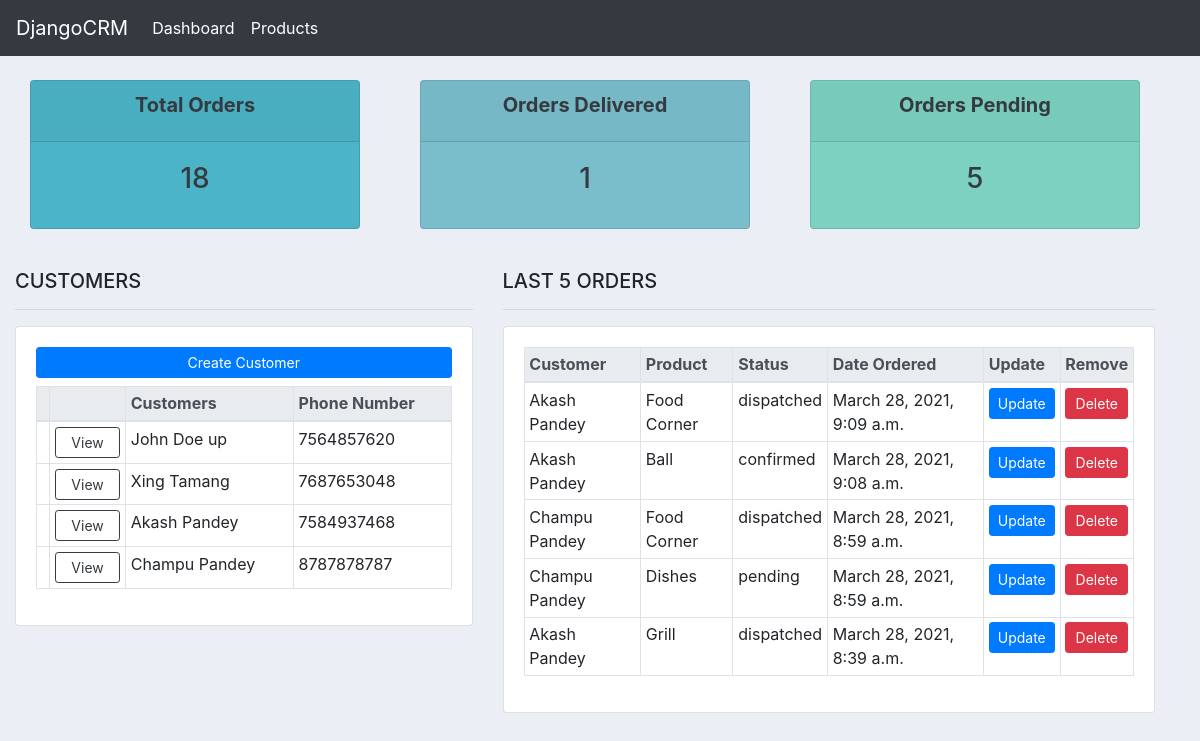
Before: / with the older database file.
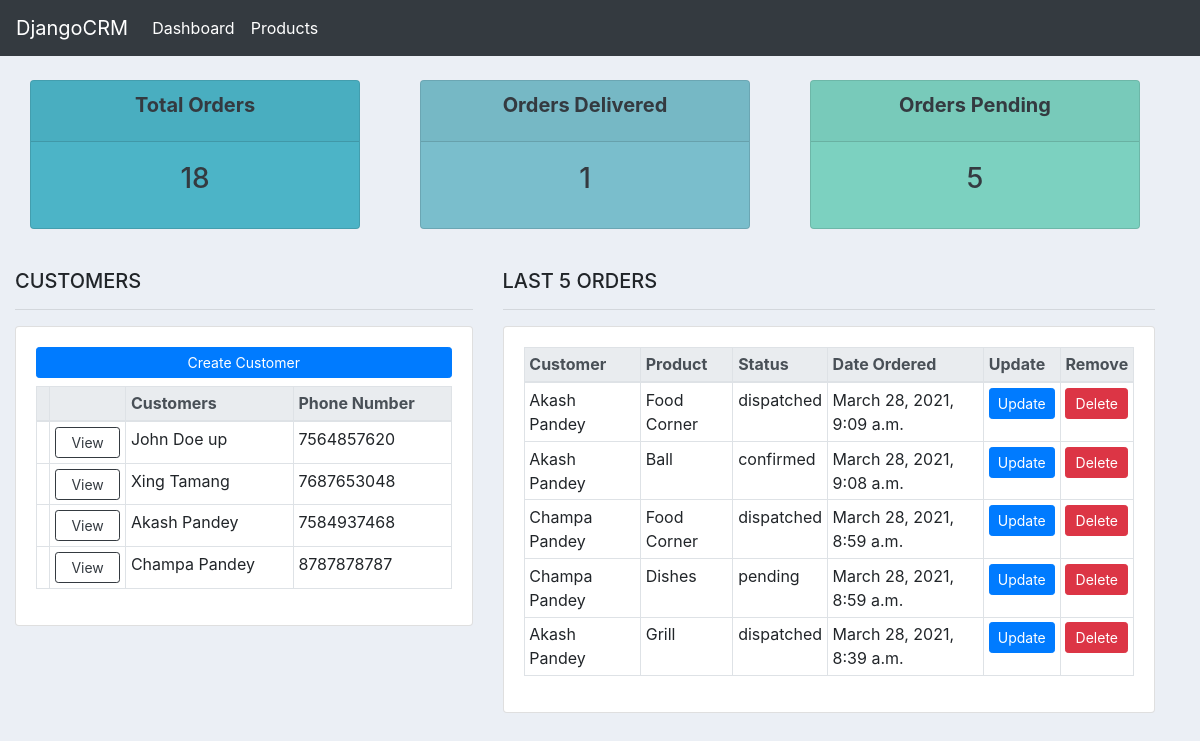
After: the same page with the newer database file.
### accounts/models.py (models this page shows, shortened)
class Customer(models.Model):
    name = models.CharField(max_length=250, null=True)
    phone = models.CharField(max_length=250, null=True)
    email = models.CharField(max_length=250, null=True)
    create_date = models.DateTimeField(auto_now=True)
    write_date = models.DateTimeField(auto_now_add=True)
    def __str__(self):
        return self.name

class Order(models.Model):
    STATUS = (
        ('pending', 'Pending'),
        ('confirmed', 'Confirmed'),
        ('dispatched', 'Dispatched'),
        ('delivered', 'Delivered'),
    )
    customer = models.ForeignKey("accounts.Customer", on_delete=models.SET_NULL, null=True)
    product = models.ForeignKey("accounts.Product", on_delete=models.SET_NULL, null=True)
    create_date = models.DateTimeField(auto_now=True)
    write_date = models.DateTimeField(auto_now_add=True)
    status = models.CharField(choices=STATUS, max_length=250, null=True)

class Product(models.Model):
    CATEGORY = (
        ('indoor', 'Indoor'),
        ('outdoor', 'Outdoor'),
    )
    STATUS = (
        ('active', 'Active'),
        ('inactive', 'Inactive'),
    )
    name = models.CharField(max_length=250, null=True)
    price = models.FloatField(null=True)
    category = models.CharField(max_length=250, null=True, choices=CATEGORY)
    description = models.CharField(max_length=250, null=True, blank=True)
    tags = models.ManyToManyField("accounts.Tag")
    status = models.CharField(choices=STATUS, max_length=250, default='active')
    create_date = models.DateTimeField(auto_now=True)
    write_date = models.DateTimeField(auto_now_add=True)
    def __str__(self):
        return self.name

### accounts/views.py (the view)
# urls.py: path('', home_view, name='home'),
def home_view(request):
    total_orders = Order.objects.all().count()
    total_customers = Customer.objects.all().count()
    pending_orders = Order.objects.filter(status='pending').count()
    delivered_orders = Order.objects.filter(status='delivered').count()
    customer_objs = Customer.objects.all()
    order_objs = Order.objects.all().exclude(customer__isnull=True).order_by('-id')[0:5]
    context = {'customer_objs': customer_objs, 'order_objs': order_objs,
    'total_orders': total_orders, 'delivered_orders': delivered_orders, 'pending_orders': pending_orders,}
    return render(request, 'accounts/home.html', context=context)

### accounts/templates/accounts/home.html (shortened to what this page needs)
{% extends 'accounts/main.html' %}
{% block content %}
{% include 'accounts/status.html' %}
<br>
<div class="row container-fluid">
    <div class="col-md-5">
        <h5>CUSTOMERS</h5>
        <hr>
        <div class="card card-body">
            <a href="{% url 'create-customer' %}" class="mb-2 btn btn-primary btn-sm btn-block">Create Customer</a>
            <table class="table table-sm table-bordered table-hover">
                <thead class="thead-light">
                    <tr>
                        <th></th>
                        <th></th>
                        <th>Customers</th>
                        <th>Phone Number</th>
                    </tr>
                </thead class="thead-light">
                {% for cx in customer_objs %}
                    <tr>
                        <td></td>
                        <td><a href="{% url 'customer' cx.id %}" class="btn btn-sm btn-block btn-outline-dark">View</a></td>
                        <td>{{ cx.name }}</td>
                        <td>{{ cx.phone }}</td>
                    </tr>
                {% endfor %}
            </table>
        </div>
    </div>
    <div class="col-md-7">
        <h5>LAST 5 ORDERS</h5>
        <hr>
        <div class="card card-body">
            <div class="table-responsive">
                <table class="table table-sm table-bordered table-hover">
                    <thead class="thead-light">
                        <tr>
                            <th>Customer</th>
                            <th>Product</th>
                            <th>Status</th>
                            <th>Date Ordered</th>
                            <th>Update</th>
                            <th>Remove</th>
                        </tr>
                    </thead class="thead-light">
                    {% for order in order_objs %}
                        <tr>
                            <td>{{ order.customer }}</td>
                            <td>{{ order.product }}</td>
                            <td>{{ order.status }}</td>
                            <td>{{ order.create_date }}</td>
                            <td><a href="{% url 'update-order' order.id %}" class="btn btn-primary btn-sm btn-block">Update</a></td>
                            <td><a href="{% url 'delete-order' order.id %}" class="btn btn-danger btn-sm btn-block">Delete</a></td>
                        </tr>
                    {% endfor %}
                </table>
            </div>
        </div>
    </div>
</div>
{% endblock content %}

Changed rows visible on the page:
changed Customer: name "Champu Pandey" → "Champa Pandey"
changed through a linked row, Order (number 3 of 5 on the later page): customer "Champu Pandey" → "Champa Pandey"
changed through a linked row, Order "pending": customer "Champu Pandey" → "Champa Pandey"
